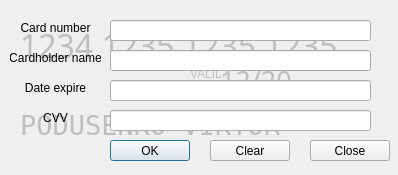
<?xml version="1.0" encoding="UTF-8"?>
<ui version="4.0">
 <class>Card</class>
 <widget class="QDialog" name="Card">
  <property name="geometry">
   <rect>
    <x>0</x>
    <y>0</y>
    <width>398</width>
    <height>175</height>
   </rect>
  </property>
  <property name="windowTitle">
   <string>Dialog</string>
  </property>
  <property name="autoFillBackground">
   <bool>true</bool>
  </property>
  <widget class="QLineEdit" name="line_edit_number">
   <property name="geometry">
    <rect>
     <x>110</x>
     <y>20</y>
     <width>261</width>
     <height>21</height>
    </rect>
   </property>
  </widget>
  <widget class="QLineEdit" name="line_edit_name">
   <property name="geometry">
    <rect>
     <x>110</x>
     <y>50</y>
     <width>261</width>
     <height>21</height>
    </rect>
   </property>
  </widget>
  <widget class="QLineEdit" name="line_edit_date">
   <property name="geometry">
    <rect>
     <x>110</x>
     <y>80</y>
     <width>261</width>
     <height>21</height>
    </rect>
   </property>
  </widget>
  <widget class="QLineEdit" name="line_edit_cvv">
   <property name="geometry">
    <rect>
     <x>110</x>
     <y>110</y>
     <width>261</width>
     <height>21</height>
    </rect>
   </property>
   <property name="echoMode">
    <enum>QLineEdit::Password</enum>
   </property>
  </widget>
  <widget class="QLabel" name="label_num">
   <property name="geometry">
    <rect>
     <x>10</x>
     <y>20</y>
     <width>91</width>
     <height>16</height>
    </rect>
   </property>
   <property name="text">
    <string>Card number</string>
   </property>
   <property name="alignment">
    <set>Qt::AlignCenter</set>
   </property>
  </widget>
  <widget class="QLabel" name="label_name">
   <property name="geometry">
    <rect>
     <x>10</x>
     <y>50</y>
     <width>91</width>
     <height>16</height>
    </rect>
   </property>
   <property name="text">
    <string>Cardholder name</string>
   </property>
   <property name="alignment">
    <set>Qt::AlignCenter</set>
   </property>
  </widget>
  <widget class="QLabel" name="label_date">
   <property name="geometry">
    <rect>
     <x>10</x>
     <y>80</y>
     <width>91</width>
     <height>16</height>
    </rect>
   </property>
   <property name="text">
    <string>Date expire</string>
   </property>
   <property name="alignment">
    <set>Qt::AlignCenter</set>
   </property>
  </widget>
  <widget class="QLabel" name="label_cvv">
   <property name="geometry">
    <rect>
     <x>10</x>
     <y>110</y>
     <width>91</width>
     <height>16</height>
    </rect>
   </property>
   <property name="text">
    <string>CVV</string>
   </property>
   <property name="alignment">
    <set>Qt::AlignCenter</set>
   </property>
  </widget>
  <widget class="QPushButton" name="button_ok">
   <property name="geometry">
    <rect>
     <x>110</x>
     <y>140</y>
     <width>80</width>
     <height>21</height>
    </rect>
   </property>
   <property name="text">
    <string>OK</string>
   </property>
  </widget>
  <widget class="QPushButton" name="button_clear">
   <property name="geometry">
    <rect>
     <x>210</x>
     <y>140</y>
     <width>80</width>
     <height>21</height>
    </rect>
   </property>
   <property name="text">
    <string>Clear</string>
   </property>
  </widget>
  <widget class="QPushButton" name="button_close">
   <property name="geometry">
    <rect>
     <x>310</x>
     <y>140</y>
     <width>80</width>
     <height>21</height>
    </rect>
   </property>
   <property name="text">
    <string>Close</string>
   </property>
  </widget>
  <widget class="QLabel" name="label_card_number">
   <property name="enabled">
    <bool>false</bool>
   </property>
   <property name="geometry">
    <rect>
     <x>20</x>
     <y>20</y>
     <width>361</width>
     <height>51</height>
    </rect>
   </property>
   <property name="font">
    <font>
     <family>OCR A Extended</family>
     <pointsize>24</pointsize>
    </font>
   </property>
   <property name="text">
    <string>1234 1235 1235 1235</string>
   </property>
  </widget>
  <widget class="QLabel" name="label_card_valid_thru">
   <property name="enabled">
    <bool>false</bool>
   </property>
   <property name="geometry">
    <rect>
     <x>190</x>
     <y>65</y>
     <width>31</width>
     <height>31</height>
    </rect>
   </property>
   <property name="text">
    <string>VALID
THRU</string>
   </property>
  </widget>
  <widget class="QLabel" name="label_card_date">
   <property name="enabled">
    <bool>false</bool>
   </property>
   <property name="geometry">
    <rect>
     <x>220</x>
     <y>70</y>
     <width>81</width>
     <height>21</height>
    </rect>
   </property>
   <property name="font">
    <font>
     <family>OCR A Extended</family>
     <pointsize>20</pointsize>
    </font>
   </property>
   <property name="text">
    <string>12/20</string>
   </property>
  </widget>
  <widget class="QLabel" name="label_card_name">
   <property name="enabled">
    <bool>false</bool>
   </property>
   <property name="geometry">
    <rect>
     <x>20</x>
     <y>100</y>
     <width>361</width>
     <height>51</height>
    </rect>
   </property>
   <property name="font">
    <font>
     <family>NSimSun</family>
     <pointsize>20</pointsize>
    </font>
   </property>
   <property name="text">
    <string>PODUSENKO VIKTOR</string>
   </property>
  </widget>
  <zorder>label_card_name</zorder>
  <zorder>label_card_date</zorder>
  <zorder>label_card_number</zorder>
  <zorder>label_card_valid_thru</zorder>
  <zorder>line_edit_number</zorder>
  <zorder>line_edit_name</zorder>
  <zorder>line_edit_date</zorder>
  <zorder>line_edit_cvv</zorder>
  <zorder>label_num</zorder>
  <zorder>label_name</zorder>
  <zorder>label_date</zorder>
  <zorder>label_cvv</zorder>
  <zorder>button_ok</zorder>
  <zorder>button_clear</zorder>
  <zorder>button_close</zorder>
 </widget>
 <resources/>
 <connections/>
</ui>
